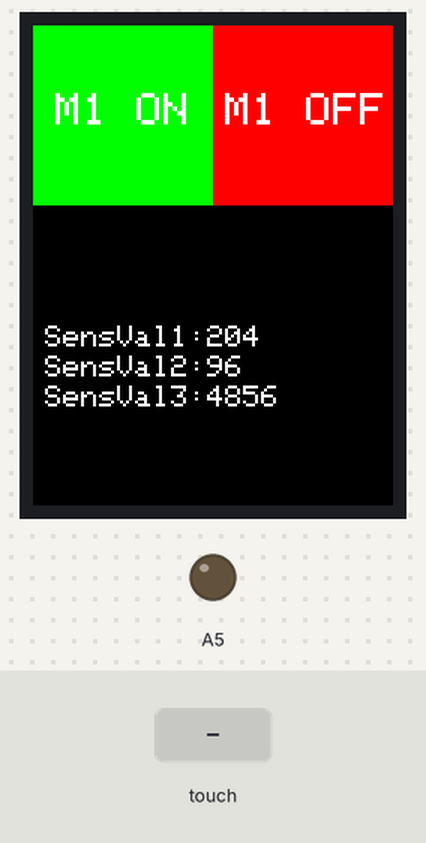
Recording of a sketch running on a simulated Arduino Uno, built with avr-gcc and run on an emulated ATmega328P. Shown: 240×320 colour display, output pins drawn as LEDs (lit = HIGH). The test bench sets the inputs (shaded band). What the sketch prints to the serial monitor is not drawn.

Above: at 1.4 s.
1.5 s: touch panel pressed at 13 % / 70 % of its raw x / y range
At 2.6 s:
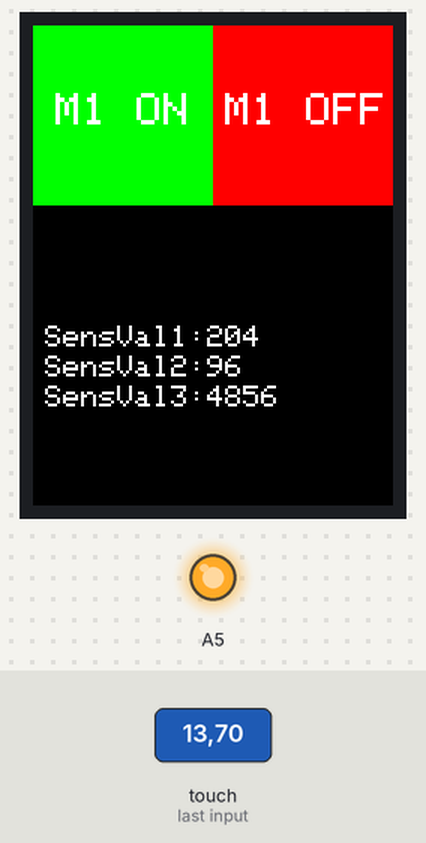
3.0 s: touch panel pressed at 62 % / 70 % of its raw x / y range
At 3.8 s:
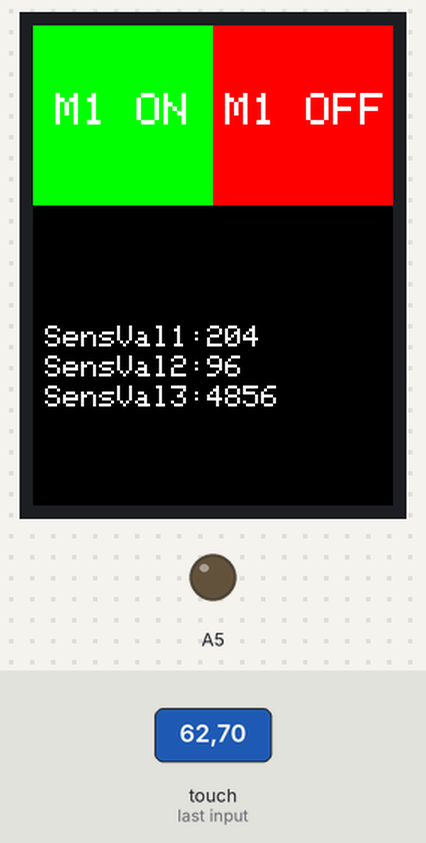
4.5 s: touch panel pressed at 38 % / 70 % of its raw x / y range
At 4.9 s:
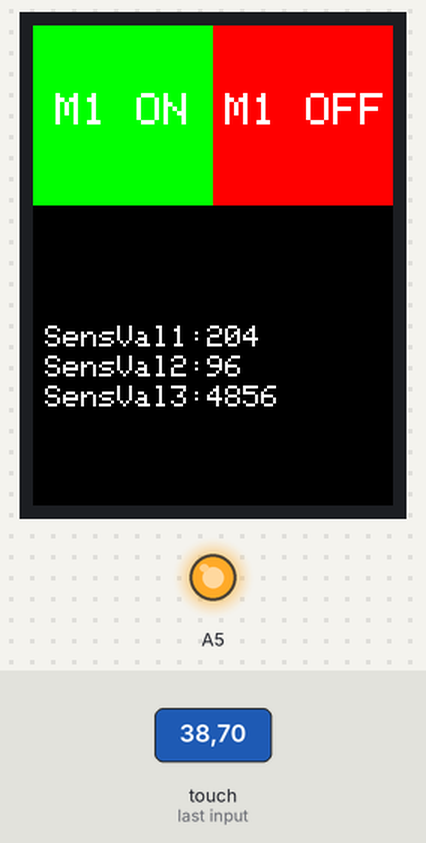
Timing chart, 0 to 7.5 s (numbered marks = the images above; inputs shaded):
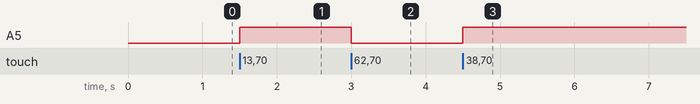

The sketch:

GUIExample2.ino
```cpp
#include <Adafruit_GFX.h>
#include <Adafruit_TFTLCD.h>
#include <TouchScreen.h>

#define LCD_CS A3
#define LCD_CD A2
#define LCD_WR A1
#define LCD_RD A0
#define LCD_RESET A4

#define  BLACK   0x0000
#define BLUE    0x001F
#define RED     0xF800
#define GREEN   0x07E0
#define CYAN    0x07FF
#define MAGENTA 0xF81F
#define YELLOW  0xFFE0
#define WHITE   0xFFFF

#define YP A1
#define XM A2
#define YM 7
#define XP 6

#define TS_MINX 940
#define TS_MINY 160
#define TS_MAXX 160
#define TS_MAXY 970

TouchScreen ts = TouchScreen(XP, YP, XM, YM, 300);
Adafruit_TFTLCD tft(LCD_CS, LCD_CD, LCD_WR, LCD_RD, LCD_RESET);

#define BOXSIZE 40
#define PENRADIUS 3

#define MINPRESSURE 10
#define MAXPRESSURE 1000

int touch = 0;

void setup() {
  pinMode(A5, OUTPUT);
  digitalWrite(A5, LOW);
  Serial.begin(9600);
  tft.reset();
  tft.begin(0x9325);
  tft.setTextColor(WHITE);
  tft.setTextSize(3);
  tft.fillScreen(BLACK);
  tft.fillRect(0, 0, 120, 120, GREEN);
  tft.fillRect(120, 0, 120, 120, RED);
  tft.setCursor(15, 45);
  tft.println("M1 ON");
  tft.setCursor(128, 45);
  tft.println("M1 OFF");
  tft.setTextSize(2);
  tft.setCursor(8,200);
  tft.println("SensVal1:204");
  tft.setCursor(8,220);
  tft.println("SensVal2:96");
  tft.setCursor(8,240);
  tft.println("SensVal3:4856");
}

void loop() {

  TSPoint p = ts.getPoint();
  pinMode(XM, OUTPUT);
  pinMode(YP, OUTPUT);
  if (p.z > MINPRESSURE && p.z < MAXPRESSURE) {
    p.x = map(p.x, TS_MINX, TS_MAXX, tft.width(), 0);
    p.y = map(p.y, TS_MINY, TS_MAXY, tft.height(), 0);
    Serial.print("("); Serial.print(p.x);
    Serial.print(", "); Serial.print(p.y);
    Serial.println(")");
    if (p.x > 0 && p.x < 120) {
      if (p.y > 0 && p.y < 120) {
        touch = 1;
      }
    }
    if (p.x > 120 && p.x < 240) {
      if (p.y > 0 && p.y < 120) {
        touch = 2;
      }
    }
  }

  if (touch == 1) {
    digitalWrite(A5, HIGH);
    touch = 0;
    delay(200);
  }

  if (touch == 2) {
    digitalWrite(A5, LOW);
    touch = 0;
    delay(200);
  }
}
```

Measured:
- after the input at 1.5 s, A5: LOW → HIGH at once
- after the input at 3.0 s, A5: HIGH → LOW at once
- after the input at 4.5 s, A5: LOW → HIGH at once
